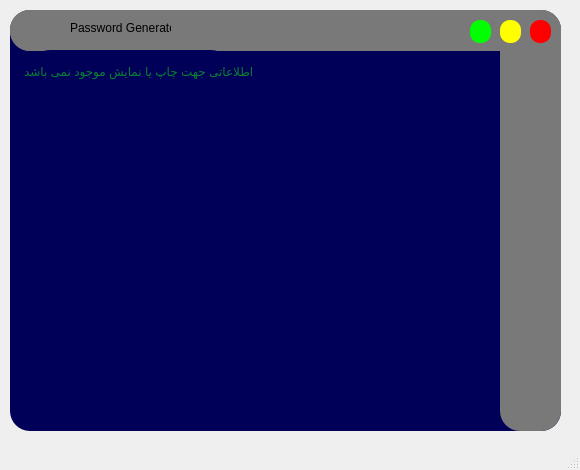
<?xml version="1.0" encoding="UTF-8"?>
<ui version="4.0">
 <class>main</class>
 <widget class="QMainWindow" name="main">
  <property name="geometry">
   <rect>
    <x>0</x>
    <y>0</y>
    <width>580</width>
    <height>470</height>
   </rect>
  </property>
  <property name="minimumSize">
   <size>
    <width>580</width>
    <height>470</height>
   </size>
  </property>
  <property name="maximumSize">
   <size>
    <width>580</width>
    <height>470</height>
   </size>
  </property>
  <property name="windowTitle">
   <string>MainWindow</string>
  </property>
  <widget class="QWidget" name="pageFrame">
   <property name="styleSheet">
    <string notr="true"/>
   </property>
   <widget class="QFrame" name="mainFrame">
    <property name="geometry">
     <rect>
      <x>10</x>
      <y>10</y>
      <width>551</width>
      <height>421</height>
     </rect>
    </property>
    <property name="styleSheet">
     <string notr="true">background-color: rgb(0, 0, 89);

border-radius:20px;</string>
    </property>
    <property name="frameShape">
     <enum>QFrame::StyledPanel</enum>
    </property>
    <property name="frameShadow">
     <enum>QFrame::Raised</enum>
    </property>
    <widget class="QFrame" name="menu">
     <property name="geometry">
      <rect>
       <x>490</x>
       <y>0</y>
       <width>61</width>
       <height>421</height>
      </rect>
     </property>
     <property name="styleSheet">
      <string notr="true">background-color: rgb(121, 121, 121);</string>
     </property>
     <property name="frameShape">
      <enum>QFrame::StyledPanel</enum>
     </property>
     <property name="frameShadow">
      <enum>QFrame::Raised</enum>
     </property>
     <widget class="QPushButton" name="home">
      <property name="geometry">
       <rect>
        <x>10</x>
        <y>70</y>
        <width>41</width>
        <height>41</height>
       </rect>
      </property>
      <property name="cursor">
       <cursorShape>PointingHandCursor</cursorShape>
      </property>
      <property name="styleSheet">
       <string notr="true">border-style: none;
border-radius: 20px;
</string>
      </property>
      <property name="text">
       <string/>
      </property>
      <property name="icon">
       <iconset>
        <normaloff>../../Pictures/icons/home icon 1.png</normaloff>../../Pictures/icons/home icon 1.png</iconset>
      </property>
      <property name="iconSize">
       <size>
        <width>45</width>
        <height>45</height>
       </size>
      </property>
      <property name="shortcut">
       <string>Ctrl+H</string>
      </property>
     </widget>
     <widget class="QPushButton" name="data">
      <property name="geometry">
       <rect>
        <x>10</x>
        <y>220</y>
        <width>41</width>
        <height>61</height>
       </rect>
      </property>
      <property name="cursor">
       <cursorShape>PointingHandCursor</cursorShape>
      </property>
      <property name="styleSheet">
       <string notr="true">border-style: none;
border-radius: 20px;</string>
      </property>
      <property name="text">
       <string/>
      </property>
      <property name="icon">
       <iconset>
        <normaloff>../../Pictures/icons/database_gray_icon-removebg-preview.png</normaloff>../../Pictures/icons/database_gray_icon-removebg-preview.png</iconset>
      </property>
      <property name="iconSize">
       <size>
        <width>45</width>
        <height>45</height>
       </size>
      </property>
      <property name="shortcut">
       <string>Ctrl+D</string>
      </property>
     </widget>
     <widget class="QPushButton" name="trash">
      <property name="geometry">
       <rect>
        <x>0</x>
        <y>300</y>
        <width>61</width>
        <height>61</height>
       </rect>
      </property>
      <property name="cursor">
       <cursorShape>PointingHandCursor</cursorShape>
      </property>
      <property name="styleSheet">
       <string notr="true">border-style: none;
border-radius: 20px;
filter: opacity(80%);</string>
      </property>
      <property name="text">
       <string/>
      </property>
      <property name="icon">
       <iconset>
        <normaloff>../../Pictures/icons/trash_gray_icon_4__3_-removebg-preview.png</normaloff>../../Pictures/icons/trash_gray_icon_4__3_-removebg-preview.png</iconset>
      </property>
      <property name="iconSize">
       <size>
        <width>80</width>
        <height>80</height>
       </size>
      </property>
      <property name="shortcut">
       <string>Ctrl+D</string>
      </property>
     </widget>
     <widget class="QPushButton" name="red_heart">
      <property name="geometry">
       <rect>
        <x>0</x>
        <y>150</y>
        <width>61</width>
        <height>51</height>
       </rect>
      </property>
      <property name="styleSheet">
       <string notr="true">border-style: none;
border-radius: 20px;</string>
      </property>
      <property name="text">
       <string/>
      </property>
      <property name="icon">
       <iconset>
        <normaloff>../../Pictures/icons/heart red icon.png</normaloff>../../Pictures/icons/heart red icon.png</iconset>
      </property>
      <property name="iconSize">
       <size>
        <width>45</width>
        <height>45</height>
       </size>
      </property>
     </widget>
     <widget class="QPushButton" name="gray_heart">
      <property name="geometry">
       <rect>
        <x>10</x>
        <y>150</y>
        <width>41</width>
        <height>51</height>
       </rect>
      </property>
      <property name="cursor">
       <cursorShape>PointingHandCursor</cursorShape>
      </property>
      <property name="styleSheet">
       <string notr="true">border-style: none;
border-radius: 20px;</string>
      </property>
      <property name="text">
       <string/>
      </property>
      <property name="icon">
       <iconset>
        <normaloff>../../Pictures/icons/heart_gray_icon-removebg-preview.png</normaloff>../../Pictures/icons/heart_gray_icon-removebg-preview.png</iconset>
      </property>
      <property name="iconSize">
       <size>
        <width>48</width>
        <height>40</height>
       </size>
      </property>
      <property name="shortcut">
       <string>Ctrl+S</string>
      </property>
     </widget>
    </widget>
    <widget class="QFrame" name="flag">
     <property name="geometry">
      <rect>
       <x>0</x>
       <y>0</y>
       <width>551</width>
       <height>41</height>
      </rect>
     </property>
     <property name="styleSheet">
      <string notr="true">
background-color: rgb(121, 121, 121);
border-left-button: 0</string>
     </property>
     <property name="frameShape">
      <enum>QFrame::StyledPanel</enum>
     </property>
     <property name="frameShadow">
      <enum>QFrame::Raised</enum>
     </property>
     <widget class="QPushButton" name="program_icon_button">
      <property name="geometry">
       <rect>
        <x>0</x>
        <y>0</y>
        <width>41</width>
        <height>41</height>
       </rect>
      </property>
      <property name="styleSheet">
       <string notr="true">background-color: qlineargradient(spread:pad, x1:0, y1:0, x2:0.272727, y2:0.972, stop:0.647727 rgba(255, 255, 255, 0), stop:0.982955 rgba(255, 255, 255, 0));
border-style: none;
border-radius: 20px;
/*background-color: red</string>
      </property>
      <property name="text">
       <string/>
      </property>
      <property name="icon">
       <iconset>
        <normaloff>../../Pictures/icons/password_page_icon-removebg-preview.png</normaloff>../../Pictures/icons/password_page_icon-removebg-preview.png</iconset>
      </property>
      <property name="iconSize">
       <size>
        <width>42</width>
        <height>45</height>
       </size>
      </property>
     </widget>
     <widget class="QFrame" name="frame_4">
      <property name="geometry">
       <rect>
        <x>420</x>
        <y>0</y>
        <width>131</width>
        <height>41</height>
       </rect>
      </property>
      <property name="frameShape">
       <enum>QFrame::StyledPanel</enum>
      </property>
      <property name="frameShadow">
       <enum>QFrame::Raised</enum>
      </property>
      <widget class="QPushButton" name="window_closer">
       <property name="geometry">
        <rect>
         <x>100</x>
         <y>10</y>
         <width>21</width>
         <height>23</height>
        </rect>
       </property>
       <property name="cursor">
        <cursorShape>PointingHandCursor</cursorShape>
       </property>
       <property name="styleSheet">
        <string notr="true">border-radius: 10px;
background-color: red</string>
       </property>
       <property name="text">
        <string/>
       </property>
      </widget>
      <widget class="QPushButton" name="window_minimize">
       <property name="geometry">
        <rect>
         <x>70</x>
         <y>10</y>
         <width>21</width>
         <height>23</height>
        </rect>
       </property>
       <property name="cursor">
        <cursorShape>PointingHandCursor</cursorShape>
       </property>
       <property name="styleSheet">
        <string notr="true">background-color: rgb(255, 255, 0);
border-radius: 10px;</string>
       </property>
       <property name="text">
        <string/>
       </property>
      </widget>
      <widget class="QPushButton" name="window_maximize">
       <property name="geometry">
        <rect>
         <x>40</x>
         <y>10</y>
         <width>21</width>
         <height>23</height>
        </rect>
       </property>
       <property name="cursor">
        <cursorShape>PointingHandCursor</cursorShape>
       </property>
       <property name="styleSheet">
        <string notr="true">border-radius: 10px;
background-color: rgb(0, 255, 0);</string>
       </property>
       <property name="text">
        <string/>
       </property>
      </widget>
     </widget>
     <widget class="QLabel" name="title">
      <property name="geometry">
       <rect>
        <x>60</x>
        <y>10</y>
        <width>101</width>
        <height>16</height>
       </rect>
      </property>
      <property name="text">
       <string>Password Generator</string>
      </property>
     </widget>
    </widget>
    <widget class="QLabel" name="password_label">
     <property name="geometry">
      <rect>
       <x>410</x>
       <y>340</y>
       <width>51</width>
       <height>41</height>
      </rect>
     </property>
     <property name="text">
      <string/>
     </property>
     <property name="pixmap">
      <pixmap>../../Pictures/icons/key_icon-removebg-preview.png</pixmap>
     </property>
     <property name="scaledContents">
      <bool>true</bool>
     </property>
    </widget>
    <widget class="QLabel" name="length_label">
     <property name="geometry">
      <rect>
       <x>400</x>
       <y>210</y>
       <width>51</width>
       <height>41</height>
      </rect>
     </property>
     <property name="text">
      <string/>
     </property>
     <property name="pixmap">
      <pixmap>../../Pictures/icons/ruler icon2.png</pixmap>
     </property>
     <property name="scaledContents">
      <bool>true</bool>
     </property>
    </widget>
    <widget class="QPushButton" name="generator_button">
     <property name="geometry">
      <rect>
       <x>150</x>
       <y>270</y>
       <width>51</width>
       <height>51</height>
      </rect>
     </property>
     <property name="cursor">
      <cursorShape>PointingHandCursor</cursorShape>
     </property>
     <property name="styleSheet">
      <string notr="true">
border-radius: 25px;</string>
     </property>
     <property name="text">
      <string/>
     </property>
     <property name="icon">
      <iconset>
       <normaloff>../../Downloads/key_in_circle_icon__2_-removebg-preview.png</normaloff>../../Downloads/key_in_circle_icon__2_-removebg-preview.png</iconset>
     </property>
     <property name="iconSize">
      <size>
       <width>50</width>
       <height>50</height>
      </size>
     </property>
    </widget>
    <widget class="QLineEdit" name="password_length">
     <property name="geometry">
      <rect>
       <x>120</x>
       <y>220</y>
       <width>241</width>
       <height>31</height>
      </rect>
     </property>
     <property name="styleSheet">
      <string notr="true">background-color: rgb(0, 170, 255);
border-radius: 15px
</string>
     </property>
    </widget>
    <widget class="QLineEdit" name="password">
     <property name="geometry">
      <rect>
       <x>120</x>
       <y>350</y>
       <width>241</width>
       <height>31</height>
      </rect>
     </property>
     <property name="styleSheet">
      <string notr="true">background-color: rgb(0, 170, 255);
border-radius: 15px;</string>
     </property>
    </widget>
    <widget class="QRadioButton" name="letter">
     <property name="geometry">
      <rect>
       <x>330</x>
       <y>80</y>
       <width>16</width>
       <height>17</height>
      </rect>
     </property>
     <property name="text">
      <string/>
     </property>
    </widget>
    <widget class="QRadioButton" name="number">
     <property name="geometry">
      <rect>
       <x>330</x>
       <y>120</y>
       <width>16</width>
       <height>17</height>
      </rect>
     </property>
     <property name="text">
      <string/>
     </property>
    </widget>
    <widget class="QRadioButton" name="letter_number">
     <property name="geometry">
      <rect>
       <x>330</x>
       <y>160</y>
       <width>16</width>
       <height>17</height>
      </rect>
     </property>
     <property name="text">
      <string/>
     </property>
    </widget>
    <widget class="QLabel" name="letter_label">
     <property name="geometry">
      <rect>
       <x>410</x>
       <y>70</y>
       <width>47</width>
       <height>31</height>
      </rect>
     </property>
     <property name="styleSheet">
      <string notr="true">color: rgb(12, 255, 12);
font: 87 12pt &quot;Arial Black&quot;;</string>
     </property>
     <property name="text">
      <string>حروف:</string>
     </property>
    </widget>
    <widget class="QLabel" name="number_label">
     <property name="geometry">
      <rect>
       <x>410</x>
       <y>120</y>
       <width>47</width>
       <height>13</height>
      </rect>
     </property>
     <property name="styleSheet">
      <string notr="true">color: rgb(12, 255, 12);
font: 87 12pt &quot;Arial Black&quot;;</string>
     </property>
     <property name="text">
      <string>عدد:</string>
     </property>
    </widget>
    <widget class="QLabel" name="letter_number_label">
     <property name="geometry">
      <rect>
       <x>370</x>
       <y>150</y>
       <width>91</width>
       <height>31</height>
      </rect>
     </property>
     <property name="styleSheet">
      <string notr="true">color: rgb(12, 255, 12);
font: 87 12pt &quot;Arial Black&quot;;</string>
     </property>
     <property name="text">
      <string>حروف و عدد:</string>
     </property>
    </widget>
    <widget class="QLabel" name="background_photo">
     <property name="geometry">
      <rect>
       <x>20</x>
       <y>40</y>
       <width>201</width>
       <height>171</height>
      </rect>
     </property>
     <property name="text">
      <string/>
     </property>
     <property name="pixmap">
      <pixmap>../../Pictures/icons/computer_password icon.png</pixmap>
     </property>
     <property name="scaledContents">
      <bool>true</bool>
     </property>
    </widget>
    <widget class="QFrame" name="show_data_frame">
     <property name="geometry">
      <rect>
       <x>10</x>
       <y>50</y>
       <width>471</width>
       <height>361</height>
      </rect>
     </property>
     <property name="styleSheet">
      <string notr="true">border-radius: 0;
background-color: rgb(0, 0, 89);</string>
     </property>
     <property name="frameShape">
      <enum>QFrame::StyledPanel</enum>
     </property>
     <property name="frameShadow">
      <enum>QFrame::Raised</enum>
     </property>
     <widget class="QScrollArea" name="scrollArea">
      <property name="geometry">
       <rect>
        <x>0</x>
        <y>0</y>
        <width>241</width>
        <height>361</height>
       </rect>
      </property>
      <property name="widgetResizable">
       <bool>true</bool>
      </property>
      <widget class="QWidget" name="scrollAreaWidgetContents">
       <property name="geometry">
        <rect>
         <x>0</x>
         <y>0</y>
         <width>241</width>
         <height>361</height>
        </rect>
       </property>
       <widget class="QTextEdit" name="show_data_textEdit">
        <property name="geometry">
         <rect>
          <x>0</x>
          <y>0</y>
          <width>241</width>
          <height>361</height>
         </rect>
        </property>
        <property name="styleSheet">
         <string notr="true">font: 87 8pt &quot;Arial Black&quot;;
font: 87 10pt &quot;Arial Black&quot;;
font: 87 12pt &quot;Arial Black&quot;;
border-radius: 10px;
color: rgb(12, 255, 12);
background-color: rgb(0, 0, 89);</string>
        </property>
        <property name="lineWrapMode">
         <enum>QTextEdit::NoWrap</enum>
        </property>
        <property name="html">
         <string>&lt;!DOCTYPE HTML PUBLIC &quot;-//W3C//DTD HTML 4.0//EN&quot; &quot;http://www.w3.org/TR/REC-html40/strict.dtd&quot;&gt;
&lt;html&gt;&lt;head&gt;&lt;meta name=&quot;qrichtext&quot; content=&quot;1&quot; /&gt;&lt;style type=&quot;text/css&quot;&gt;
p, li { white-space: pre-wrap; }
&lt;/style&gt;&lt;/head&gt;&lt;body style=&quot; font-family:'Arial Black'; font-size:12pt; font-weight:80; font-style:normal;&quot;&gt;
&lt;p style=&quot;-qt-paragraph-type:empty; margin-top:0px; margin-bottom:0px; margin-left:0px; margin-right:0px; -qt-block-indent:0; text-indent:0px;&quot;&gt;&lt;br /&gt;&lt;/p&gt;&lt;/body&gt;&lt;/html&gt;</string>
        </property>
        <property name="overwriteMode">
         <bool>false</bool>
        </property>
        <property name="placeholderText">
         <string>اطلاعاتی جهت چاپ یا نمایش موجود نمی باشد</string>
        </property>
       </widget>
      </widget>
     </widget>
     <widget class="QLabel" name="show_data_image">
      <property name="geometry">
       <rect>
        <x>280</x>
        <y>30</y>
        <width>171</width>
        <height>211</height>
       </rect>
      </property>
      <property name="text">
       <string/>
      </property>
      <property name="pixmap">
       <pixmap>../../Pictures/icons/show from database.png</pixmap>
      </property>
      <property name="scaledContents">
       <bool>true</bool>
      </property>
     </widget>
    </widget>
   </widget>
  </widget>
  <widget class="QStatusBar" name="statusbar"/>
 </widget>
 <resources/>
 <connections>
  <connection>
   <sender>gray_heart</sender>
   <signal>clicked()</signal>
   <receiver>gray_heart</receiver>
   <slot>hide()</slot>
   <hints>
    <hint type="sourcelabel">
     <x>40</x>
     <y>185</y>
    </hint>
    <hint type="destinationlabel">
     <x>40</x>
     <y>185</y>
    </hint>
   </hints>
  </connection>
  <connection>
   <sender>window_minimize</sender>
   <signal>clicked()</signal>
   <receiver>main</receiver>
   <slot>showMaximized()</slot>
   <hints>
    <hint type="sourcelabel">
     <x>510</x>
     <y>31</y>
    </hint>
    <hint type="destinationlabel">
     <x>284</x>
     <y>232</y>
    </hint>
   </hints>
  </connection>
  <connection>
   <sender>window_closer</sender>
   <signal>clicked()</signal>
   <receiver>main</receiver>
   <slot>close()</slot>
   <hints>
    <hint type="sourcelabel">
     <x>540</x>
     <y>31</y>
    </hint>
    <hint type="destinationlabel">
     <x>284</x>
     <y>232</y>
    </hint>
   </hints>
  </connection>
  <connection>
   <sender>window_maximize</sender>
   <signal>clicked()</signal>
   <receiver>main</receiver>
   <slot>showFullScreen()</slot>
   <hints>
    <hint type="sourcelabel">
     <x>480</x>
     <y>31</y>
    </hint>
    <hint type="destinationlabel">
     <x>284</x>
     <y>232</y>
    </hint>
   </hints>
  </connection>
 </connections>
</ui>
